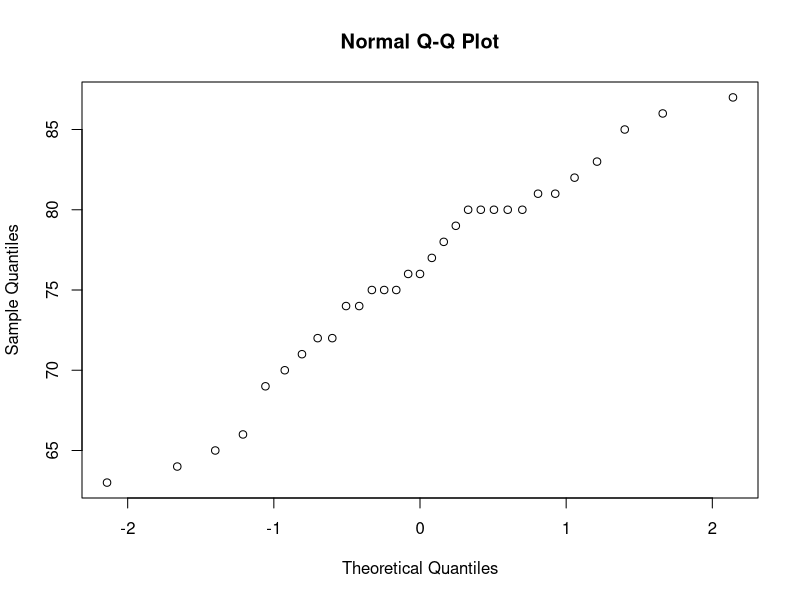
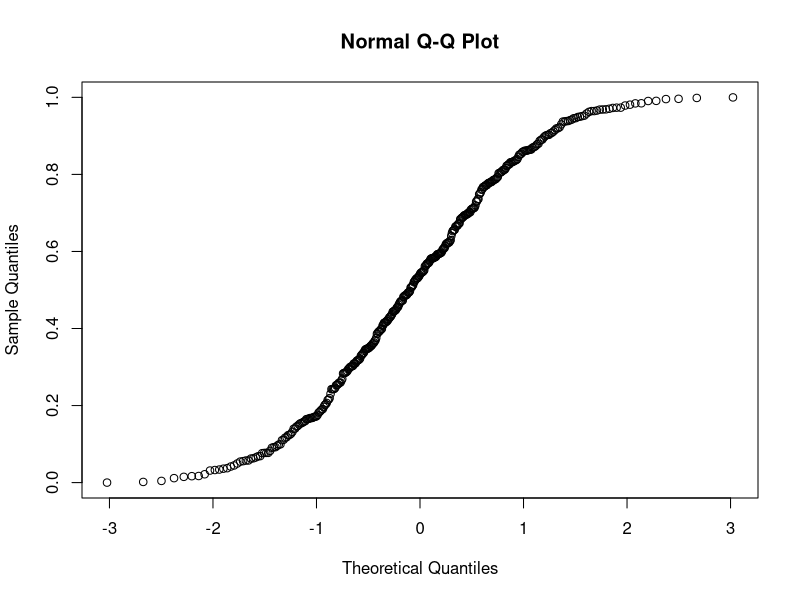
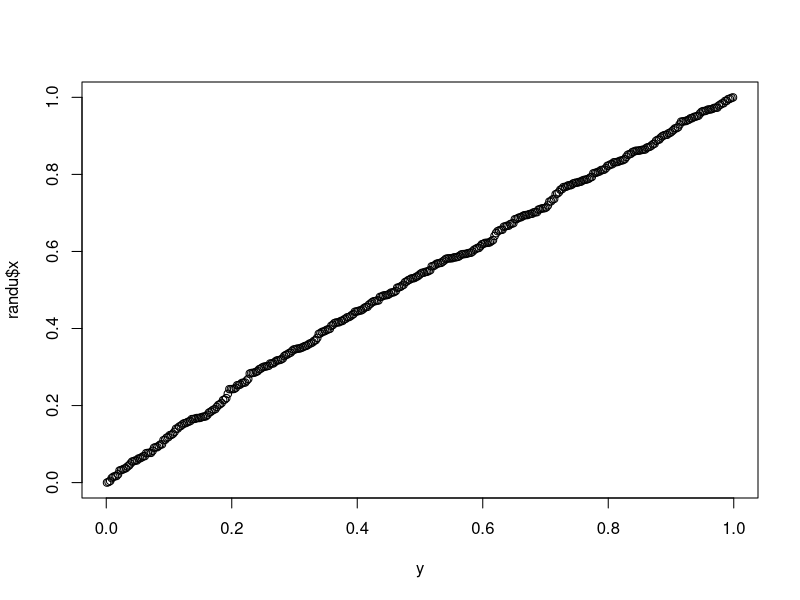
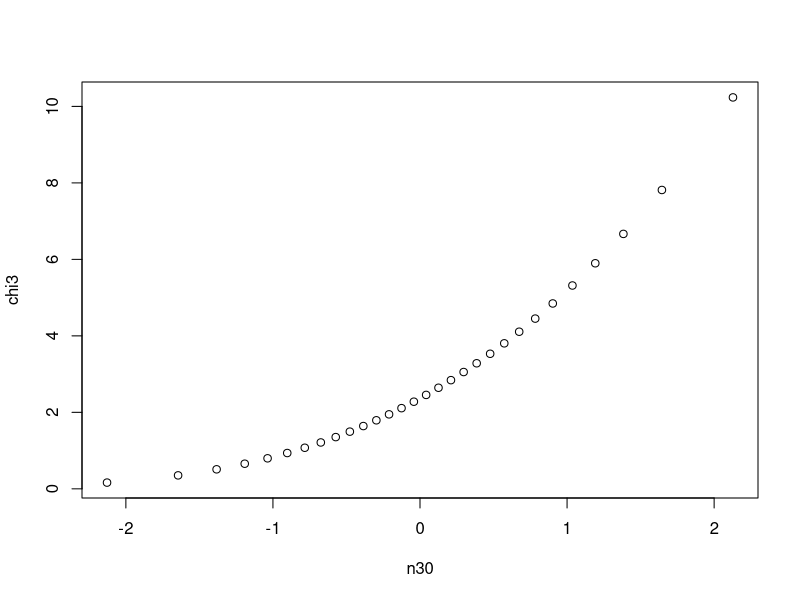
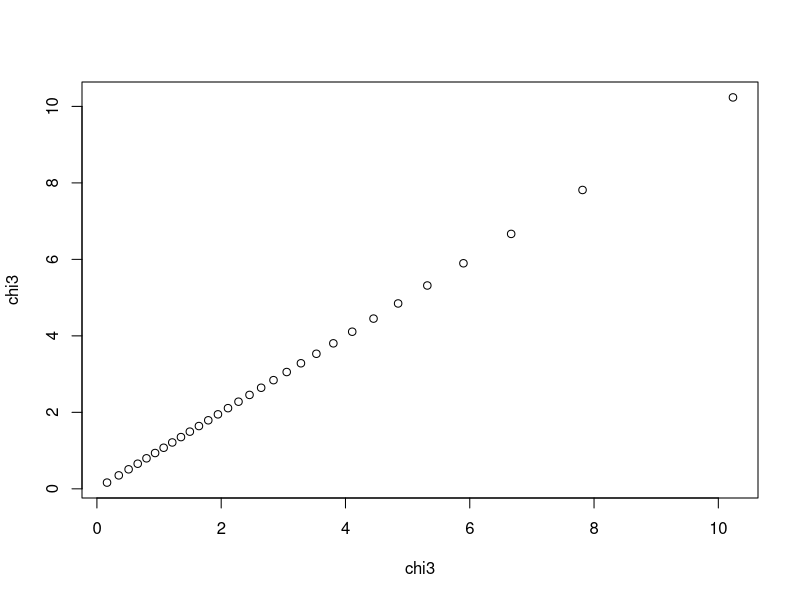
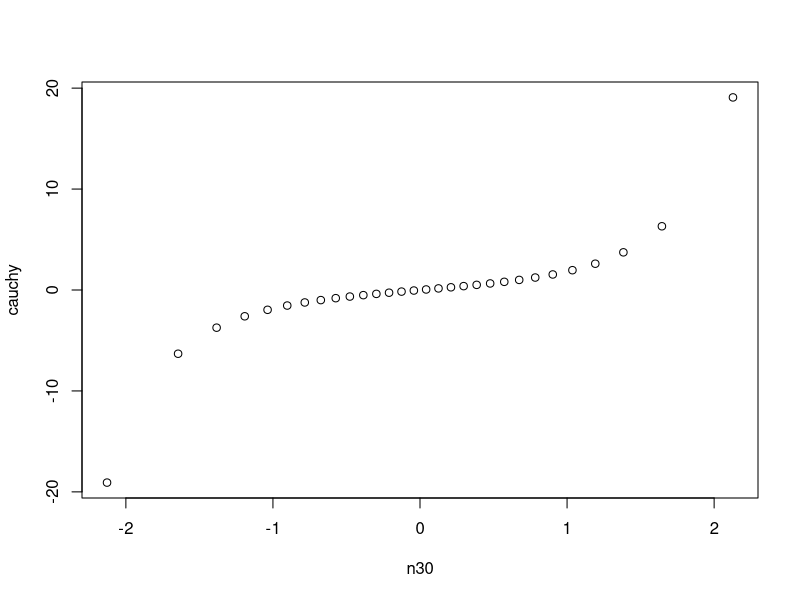
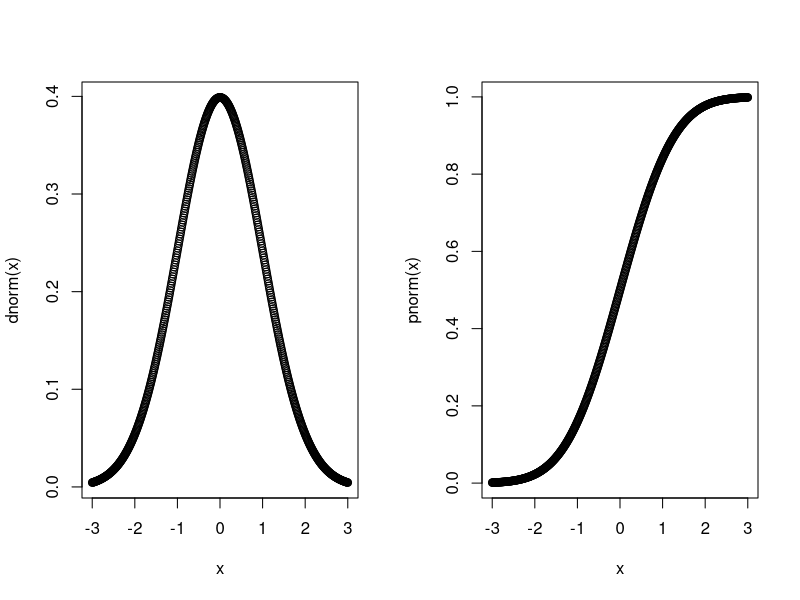
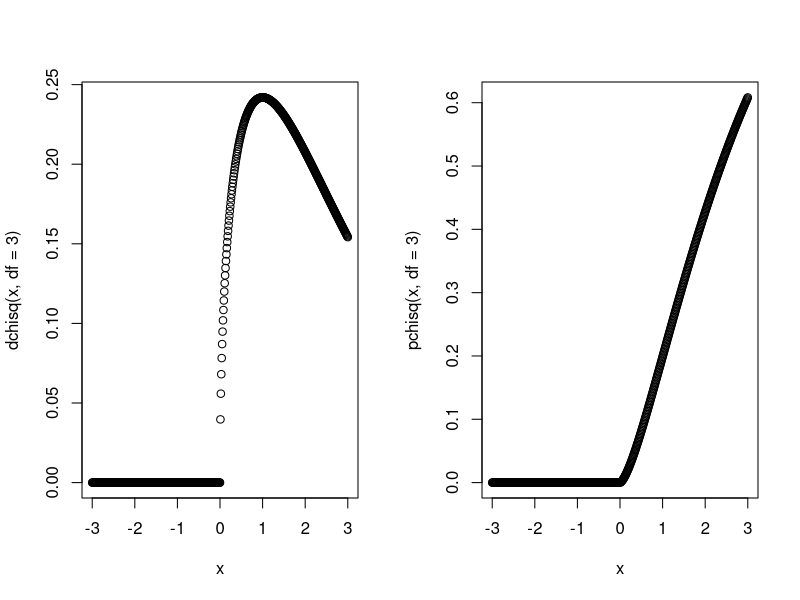

These figures' R source, in order:
# #d Vídeo 51: La técnica de validación cruzada: Cross Validation
# #d se usa para evitar que las particiones de datos estean sesgadas
# #d debemos realizar diferentes modelizaciónes para quedarnos con la mejor de ellas
# #d se obtene la medida del error y se obtiene una media de este para obtener cuál es la calidad del sistema
# #d se analizan los siguiente métodos

# #d Validación cruzada de K iteraciones
# #d lo tipo es k = 10 => ten fold cross validation

# #d Random Cross Validation 
# #d Escogemos llos datos de prueba de forma aleatoria

# #d Leave one out Cross Validation
# #d Todos los datos son de entrenamiento menos uno que es de prueba
# #d es muy bueno pero tiene demasiado coste computacional


# #d Video 52: Gráficos quantil - quantil
# #d Los cuantiles o percentiles, son puntos específicos de la muestra que dejan 
# #d parte de datos por debajo de ellos (por ejemplo la distribución normal de Gauss, la campana de Gauss)
# #d Muy útiles para las regresiones lineales
# #d Vemos diferentes tipos de distribuciones

# #d creamos una recuencia desde 0.01 hasta 0.99 con saltos de 0.01
s <- seq(0.01, 0.99, 0.01)
s
# #d analizamos los percentiles de la noraml (en este ccaso la normal estandar)
qn <- qnorm(s)
# #d aquí tendriamos desde -2.32 (0.01% de los datos), el primer percentil hasta el 2.32 (0.99% de los datos) 
qn
# #d 
df <- data.frame(p = s, q = qn)

# #d generamos una distribución con 200 muestras desde la normal
sample <- rnorm(200)
sample
# #d obtenemos sus cuántiles
quantile(sample, probs = s)


#qqnorm
# #d gráficos qqplot frente a una normal
# #d dataset de R con información de árboles
trees
par(mfrow=c(1,1))
# #d vemos la distribución de la altura de los árboles
qqnorm(trees$Height)

qqnorm(randu$x)

#qqplot
randu
n <- length(randu$x)
n
# #d genreemoa una distribución de cuantiles uniformes
# #d ppoints genera un número de dado de probabilidades (400 probabilidades generadads (NOTA: n vale 400))
y <- qunif(ppoints(n))
y
# #d vemos que randux tiene una distribución uniforme porque es aleatoria
qqplot(y, randu$x)


# #d representación de una funcion de cuantiles de la chisp usando 30 probabilidades
# #d df: degree freedom: grados de libertal
chi3 <- qchisq(ppoints(30), df = 3)
# #d 
n30  <- qnorm(ppoints(30))
# #d pintamos la distribución confrontandola ente el ejex x (n30) y el eje y (chi3)
qqplot(n30, chi3)

qqplot(chi3, chi3)

# #d distribuciones de Cauchy
cauchy <- qcauchy(ppoints(30))
qqplot(n30, cauchy)

par(mfrow=c(1,2))
x <- seq(-3, 3, 0.01)
plot(x, dnorm(x))
plot(x, pnorm(x))

plot(x, dchisq(x, df=3))
plot(x, pchisq(x, df=3))

plot(x, dcauchy(x))
plot(x, pcauchy(x))
